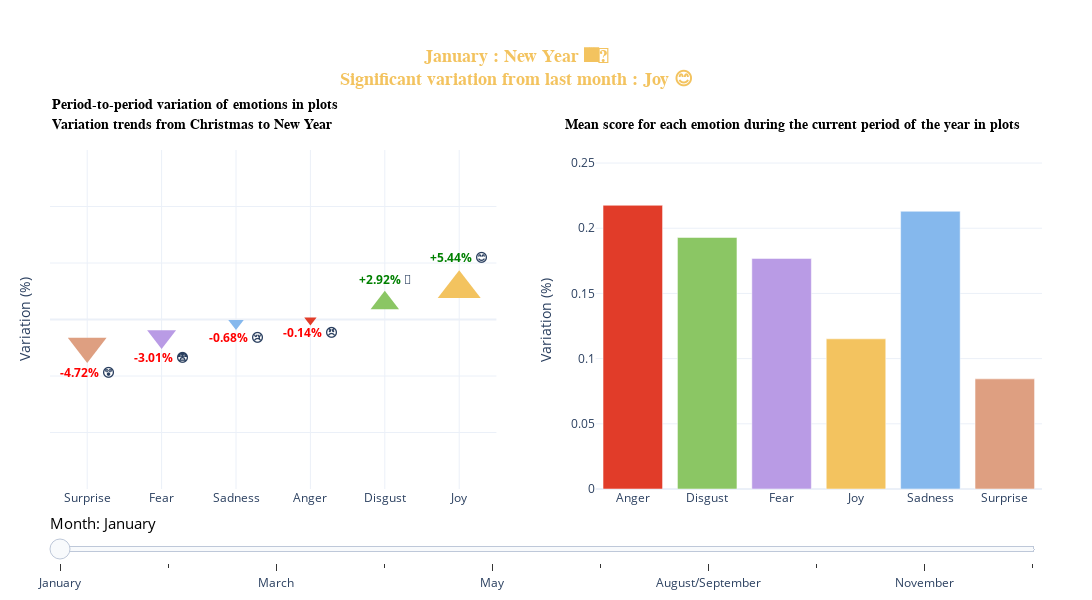

Notebook code cell kept with this figure:
### Code cell
periodic_emotions_diff_plot = plot_variation("plot", df_movies_with_emotions_normalized)

### Figure 1 — Plotly figure (JSON) as saved in the notebook; plotly's stock layout.template omitted (floating-point values rounded to 4 significant figures)
{"data": [{"hovertemplate": "Variation of %{x}: %{y} % <extra></extra>", "marker": {"color": "#e13c29", "size": 10.69, "symbol": "triangle-down"}, "mode": "markers+text", "text": ["<b><span style='color: red;'>-0.14%</span> 😠</b>"], "textposition": "bottom center", "type": "scatter", "x": ["Anger"], "xaxis": "x", "y": [-0.138], "yaxis": "y"}, {"hovertemplate": "Variation of %{x}: %{y} % <extra></extra>", "marker": {"color": "#8bc664", "size": 24.62, "symbol": "triangle-up"}, "mode": "markers+text", "text": ["<b><span style='color: green;'>+2.92%</span> 🤢</b>"], "textposition": "top center", "type": "scatter", "x": ["Disgust"], "xaxis": "x", "y": [2.925], "yaxis": "y"}, {"hovertemplate": "Variation of %{x}: %{y} % <extra></extra>", "marker": {"color": "#b99be5", "size": 25.05, "symbol": "triangle-down"}, "mode": "markers+text", "text": ["<b><span style='color: red;'>-3.01%</span> 😨</b>"], "textposition": "bottom center", "type": "scatter", "x": ["Fear"], "xaxis": "x", "y": [-3.011], "yaxis": "y"}, {"hovertemplate": "Variation of %{x}: %{y} % <extra></extra>", "marker": {"color": "#f3c35f", "size": 37.2, "symbol": "triangle-up"}, "mode": "markers+text", "text": ["<b><span style='color: green;'>+5.44%</span> 😊</b>"], "textposition": "top center", "type": "scatter", "x": ["Joy"], "xaxis": "x", "y": [5.439], "yaxis": "y"}, {"hovertemplate": "Variation of %{x}: %{y} % <extra></extra>", "marker": {"color": "#85b8ed", "size": 13.38, "symbol": "triangle-down"}, "mode": "markers+text", "text": ["<b><span style='color: red;'>-0.68%</span> 😢</b>"], "textposition": "bottom center", "type": "scatter", "x": ["Sadness"], "xaxis": "x", "y": [-0.6765], "yaxis": "y"}, {"hovertemplate": "Variation of %{x}: %{y} % <extra></extra>", "marker": {"color": "#de9f81", "size": 33.59, "symbol": "triangle-down"}, "mode": "markers+text", "text": ["<b><span style='color: red;'>-4.72%</span> 😲</b>"], "textposition": "bottom center", "type": "scatter", "x": ["Surprise"], "xaxis": "x", "y": [-4.717], "yaxis": "y"}, {"hovertemplate": "Mean score of %{x}: %{y} <extra></extra>", "marker": {"color": ["#e13c29", "#8bc664", "#b99be5", "#f3c35f", "#85b8ed", "#de9f81"]}, "name": "Mean score (January)", "type": "bar", "x": ["Anger", "Disgust", "Fear", "Joy", "Sadness", "Surprise"], "xaxis": "x2", "y": [0.2176, 0.1929, 0.1768, 0.1152, 0.213, 0.08447], "yaxis": "y2"}], "layout": {"annotations": [{"font": {"color": "#f3c35f", "family": "Arial, sans-serif", "size": 18}, "showarrow": false, "text": "<b>January : New Year 🎆🎇<br>Significant variation from last month : Joy 😊</b>", "x": 0.47, "xref": "paper", "y": 1.31, "yref": "paper"}, {"font": {"color": "black", "family": "Trebuchet MS, sans-serif", "size": 14, "weight": "bold"}, "showarrow": false, "text": "Mean score for each emotion during the current period of the year in plots", "x": 0.98, "xref": "paper", "y": 1.1, "yref": "paper"}, {"font": {"color": "black", "family": "Trebuchet MS, sans-serif", "size": 14, "weight": "bold"}, "showarrow": false, "text": "Period-to-period variation of emotions in plots", "x": 0, "xref": "paper", "y": 1.16, "yref": "paper"}, {"align": "center", "font": {"color": "black", "family": "Trebuchet MS, sans-serif", "size": 14, "weight": "bold"}, "showarrow": false, "text": "Variation trends from Christmas to New Year", "x": 0, "xref": "paper", "y": 1.1, "yref": "paper"}], "autosize": true, "height": 600, "margin": {"b": 50, "l": 50, "r": 50, "t": 150}, "showlegend": false, "sliders": [{"active": 0, "currentvalue": {"font": {"color": "black", "size": 15}, "prefix": "Month: "}, "steps": [{"args": [["January"], {"frame": {"duration": 0, "redraw": true}, "mode": "immediate"}], "label": "January", "method": "animate"}, {"args": [["February"], {"frame": {"duration": 0, "redraw": true}, "mode": "immediate"}], "label": "February", "method": "animate"}, {"args": [["March"], {"frame": {"duration": 0, "redraw": true}, "mode": "immediate"}], "label": "March", "method": "animate"}, {"args": [["April"], {"frame": {"duration": 0, "redraw": true}, "mode": "immediate"}], "label": "April", "method": "animate"}, {"args": [["May"], {"frame": {"duration": 0, "redraw": true}, "mode": "immediate"}], "label": "May", "method": "animate"}, {"args": [["June/July"], {"frame": {"duration": 0, "redraw": true}, "mode": "immediate"}], "label": "June/July", "method": "animate"}, {"args": [["August/September"], {"frame": {"duration": 0, "redraw": true}, "mode": "immediate"}], "label": "August/September", "method": "animate"}, {"args": [["October"], {"frame": {"duration": 0, "redraw": true}, "mode": "immediate"}], "label": "October", "method": "animate"}, {"args": [["November"], {"frame": {"duration": 0, "redraw": true}, "mode": "immediate"}], "label": "November", "method": "animate"}, {"args": [["December"], {"frame": {"duration": 0, "redraw": true}, "mode": "immediate"}], "label": "December", "method": "animate"}]}], "width": 1200, "xaxis": {"anchor": "y", "categoryorder": "total ascending", "domain": [0, 0.45], "range": [-0.5, 5.5], "title": {}}, "xaxis2": {"anchor": "y2", "domain": [0.55, 1]}, "yaxis": {"anchor": "x", "domain": [0, 1], "range": [-30, 30], "showticklabels": false, "title": {"text": "Variation (%)"}}, "yaxis2": {"anchor": "x2", "domain": [0, 1], "range": [0, 0.26], "title": {"text": "Variation (%)"}}}}
